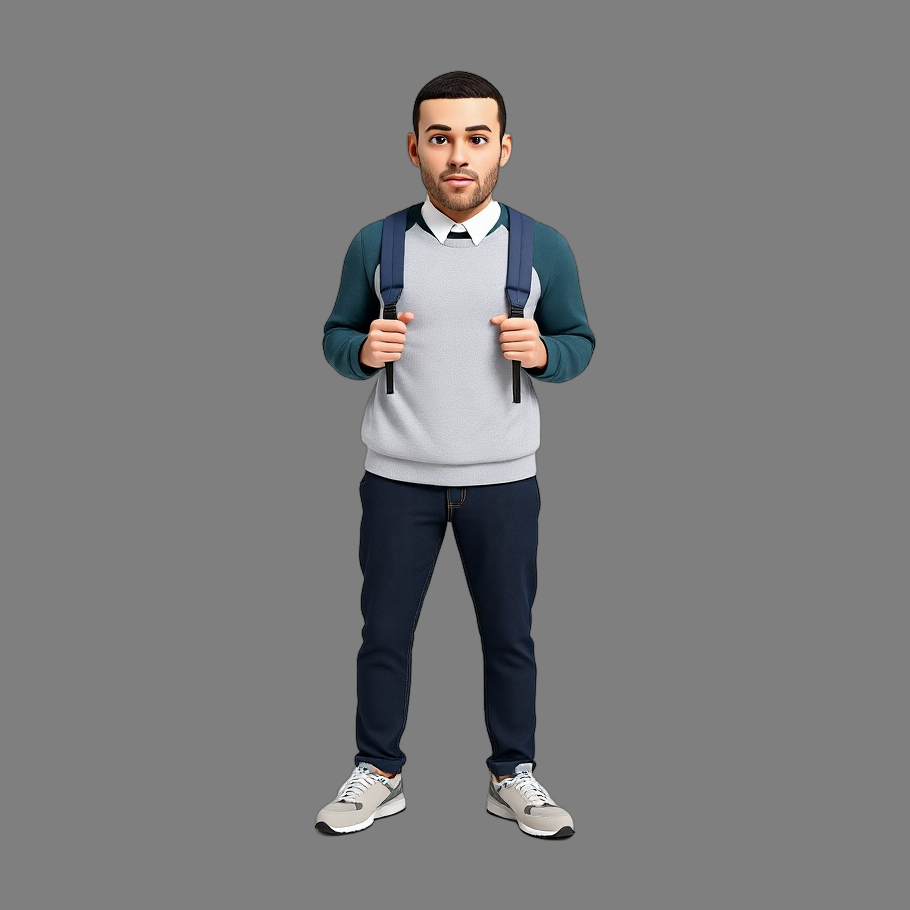
#> input picture huong_B/so_sanh/in_fullbody_0001.png, 910 x 910 px
$ python -i face_fit.py   (imports and definitions only)   (older library calls are emulated)
#> lines starting #> are read from the running program, lines starting #| are printed output that depends on the picture; after the words box and inside, x2 and y2 are one past the last pixel; in counts of white or black regions, pixels touching at a corner belong together
# Nắn nhân vật nền cho khớp ảnh: dùng điểm mốc trên ảnh và trên nền (base_marks.py) làm một trường biến dạng (x, y) cho cả lưới,
# nên mặt, mắt, miệng, lông mày theo đúng ảnh mà chớp mắt, cười vẫn chạy. Kính dựng thẳng từ parts/<id>/glasses.png.
import cv2
import numpy as np
from PIL import Image

OVAL = [234, 93, 132, 58, 172, 136, 150, 149, 176, 148, 152, 377, 400, 378, 379, 365, 397, 288, 361, 323, 454, 10, 109, 338]
EYES = [33, 133, 159, 145, 263, 362, 386, 374, 468, 473]
BROWS = [70, 63, 105, 66, 107, 336, 296, 334, 293, 300]
NOSE = [1, 94, 129, 358]
MOUTH = [61, 291, 0, 17, 13, 14, 37, 267, 84, 314]
ANCH = OVAL + EYES + BROWS + NOSE + MOUTH
EYE_NODES = ("eyes", "eye_cornea", "eye_corneas", "eye_dots")


LOCK = [33, 133, 159, 145, 263, 362, 386, 374, 234, 454, 70, 300]
DEEP = [1, 4, 94, 2, 129, 358, 50, 280, 101, 330, 205, 425, 187, 411, 152, 199, 10, 151]
DEPTH = 0.7  # ước lượng từ một ảnh không chắc: chỉ lấy một phần


def sstep(a, b, x):
    t = np.clip((x - a) / (b - a), 0, 1)
    return t * t * (3 - 2 * t)


# [23 lines left out: functions tps_fit, similarity, lip_profile, not called in this run]


class Fit:
    # [24 lines left out: function __init__, not called in this run]

    def to_world(self, xy):  # xy đã lật trục y
        return self.s * xy @ self.R.T + self.t

    def px(self, x, y):  # điểm ảnh -> thế giới
        return self.to_world(np.stack([x, -y], -1).astype(float))

    def inv(self, W):  # thế giới -> điểm ảnh
        xy = (W - self.t) @ self.R / self.s
        return xy * (1, -1)

    def field(self, X):
        return self.u(X) * sstep(self.chin - 0.075, self.chin - 0.025, X[:, 1])[:, None]


# [35 lines left out: function warp, not called in this run]


def frame_mask(path):
    a = np.asarray(Image.open(path).convert("RGBA"), float); al = a[..., 3] > 128; xs = np.nonzero(al.any(0))[0]; lum = a[..., :3].mean(-1)
#> after `xs = np.nonzero(al.any(0))[0]`: xs = 910 values from 0 to 909
    for th in (55, 90, 125):  # gọng mảnh, sáng màu cần ngưỡng cao hơn
        m = (al & (lum < th)).astype(np.uint8); n, lab, st, _ = cv2.connectedComponentsWithStats(m)
        keep = np.isin(lab, 1 + np.nonzero(st[1:, cv2.CC_STAT_AREA] >= 25)[0]); xk = np.nonzero(keep.any(0))[0]
        if len(xk) and np.ptp(xk) > 0.7 * np.ptp(xs) and keep.sum() > 0.08 * al.sum(): break
    else:
        return None, None
#> this loop made 3 passes
#> pass 1, in frame_mask, `m = (al & (lum < th)).astype(np.uint8)`:
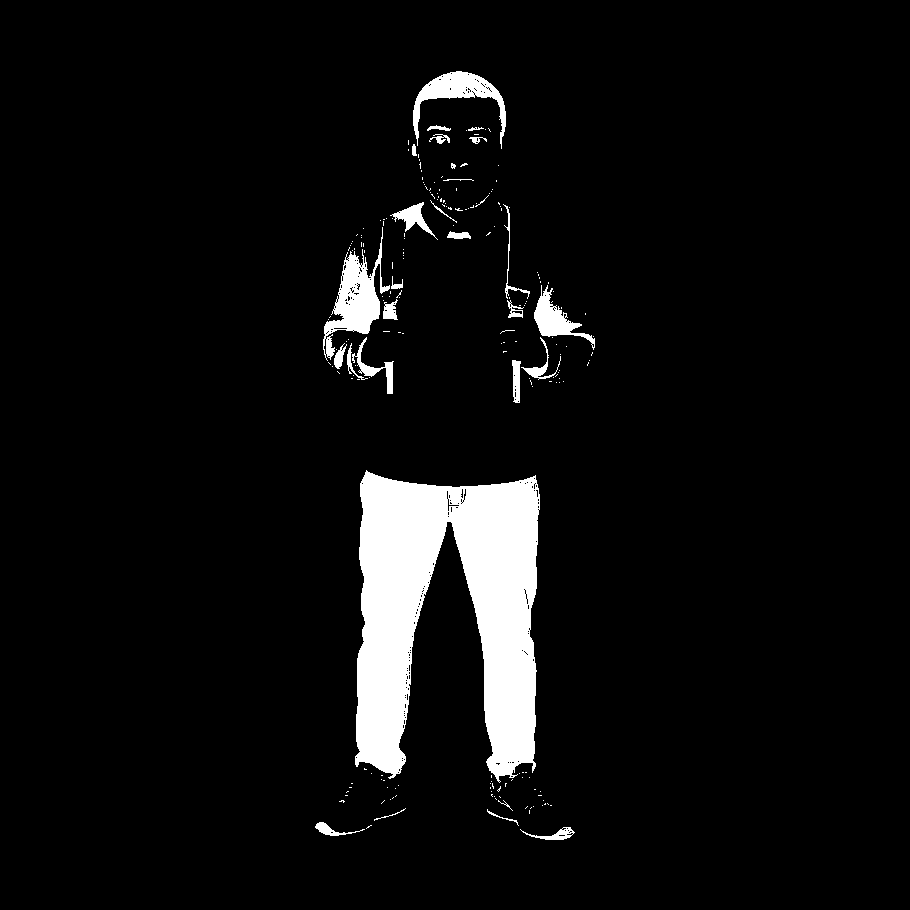
#> m: shape (910, 910); values 0 (black) and 1 (white), 5.6% white; 211 white regions (182 under 20 px), largest, box (x1, y1, x2, y2) and area: (355, 470, 540, 783) 36000, (323, 227, 390, 361) 2974, (413, 71, 506, 149) 2026
#> pass 1, in frame_mask, `n, lab, st, _ = cv2.connectedComponentsWithStats(m)`:
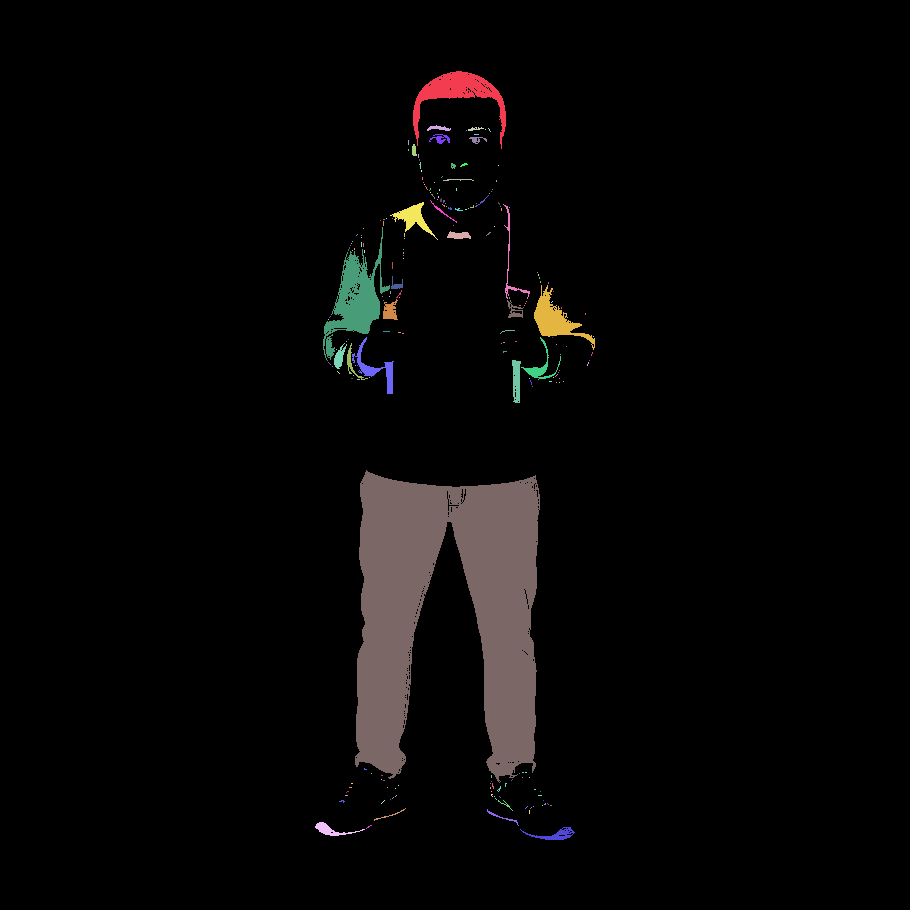
#> lab: shape (910, 910) int32; 212 distinct labels, from 0 to 211; one colour per label, 0 black
#> after the loop:
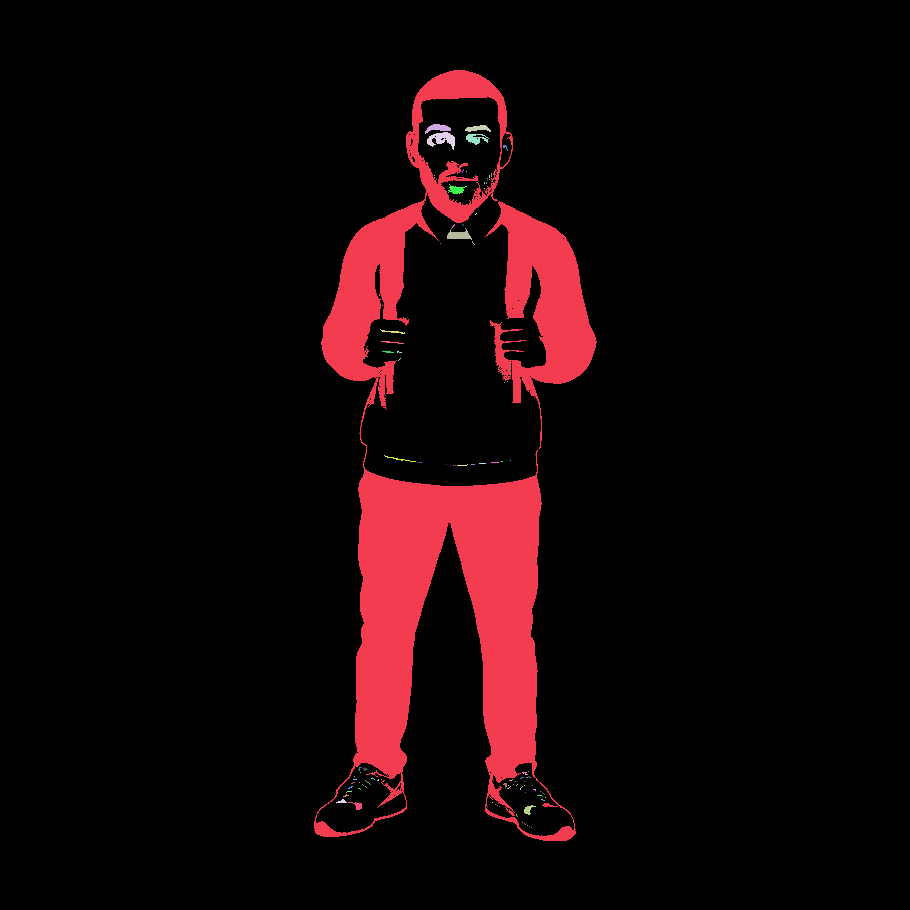
#> lab: shape (910, 910) int32; 97 distinct labels, from 0 to 96; one colour per label, 0 black
#> after the loop:
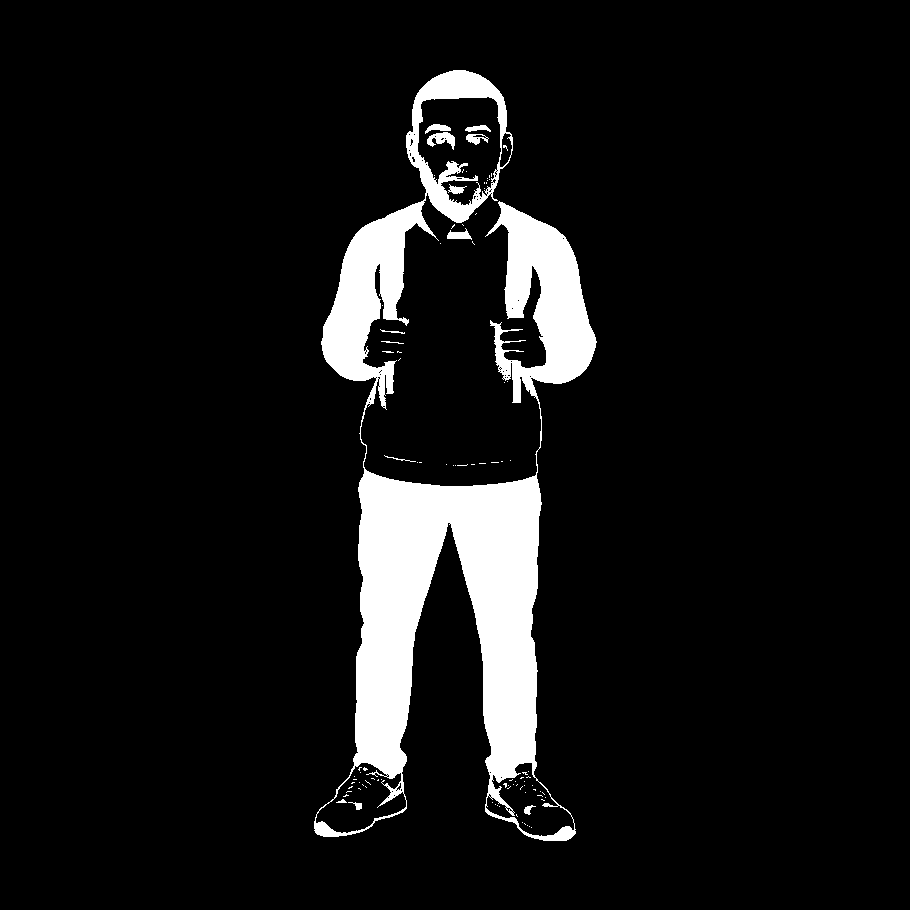
#> m: shape (910, 910); values 0 (black) and 1 (white), 8% white; 96 white regions (83 under 20 px), largest, box (x1, y1, x2, y2) and area: (314, 70, 597, 841) 65172, (427, 132, 455, 150) 265, (447, 228, 472, 240) 166
    m = keep; col = np.median(a[m][:, :3], axis=0)
    m = cv2.morphologyEx(m.astype(np.uint8), cv2.MORPH_CLOSE, cv2.getStructuringElement(cv2.MORPH_ELLIPSE, (3, 3)))
    n, lab, st, _ = cv2.connectedComponentsWithStats(1 - m)  # lấp lỗ nhỏ (đinh tán, nhiễu), giữ hai tròng kính
    for c in range(1, n):
        if st[c, cv2.CC_STAT_AREA] < 400: m[lab == c] = 1
    return m > 0, col


# [267 lines left out: functions glasses, beard_mask, biggest, strip_fit, lash_follow_lid, hair and 1 more, not called in this run]


def head_part(g):
    head = next(m for m in g.j["meshes"] if any(g.j["materials"][p["material"]]["name"] == "head" for p in m["primitives"]))
    return head, next(p for p in head["primitives"] if g.j["materials"][p["material"]]["name"] == "head")


# [93 lines left out: functions add_to_head, nearest, brows, lashes, not called in this run]

>>> result = frame_mask('../../huong_B/so_sanh/in_fullbody_0001.png')

$ run again, on huong_B/so_sanh/in_fullbody_0002.png
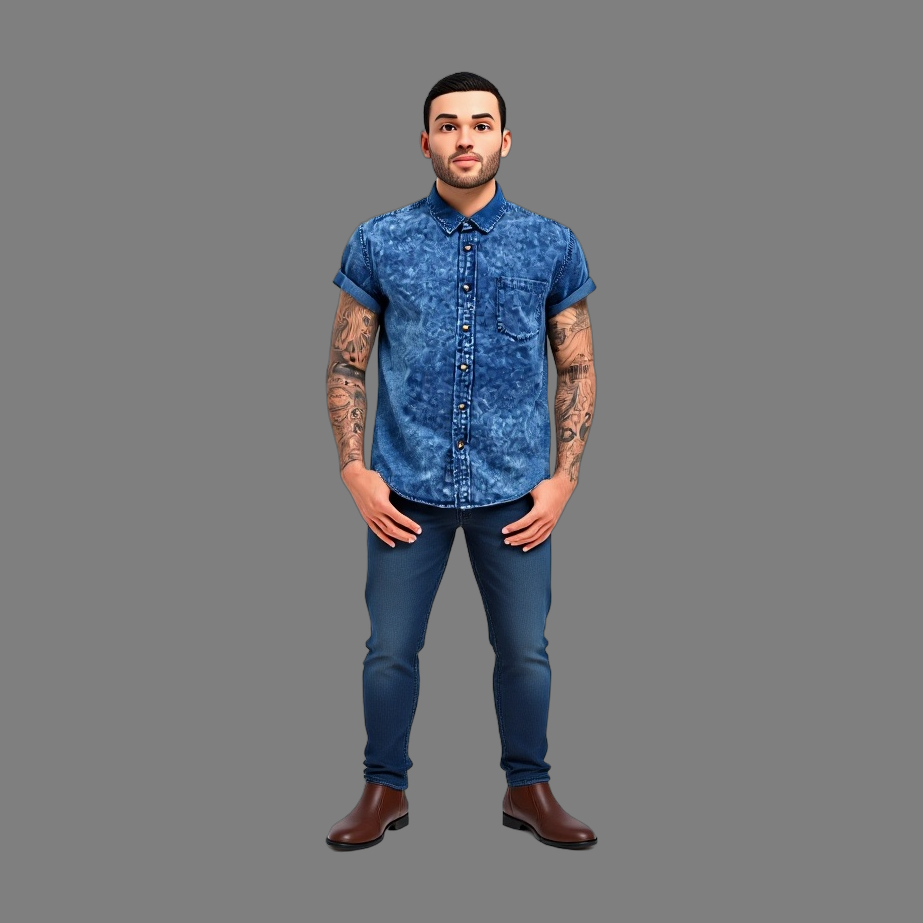
#> input picture huong_B/so_sanh/in_fullbody_0002.png, 923 x 923 px
#> al: shape (923, 923) bool; every value is 1
#> xs = 923 values from 0 to 922
#> the loop in frame_mask, `for th in (55, 90, 125):` made 3 passes
#> n on passes 1 to 3: 592, 597, 146
#> after the loop in frame_mask, `for th in (55, 90, 125):`:
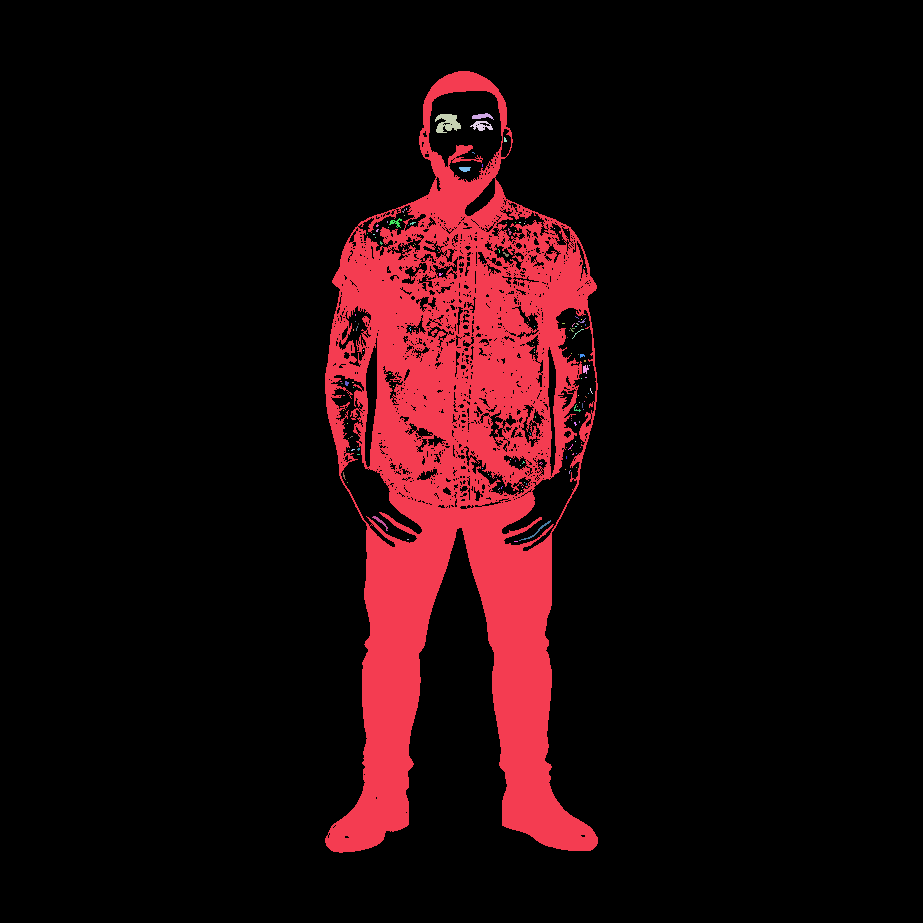
#> lab: shape (923, 923) int32; 146 distinct labels, from 0 to 145; one colour per label, 0 black
#> after the loop in frame_mask, `for th in (55, 90, 125):`:
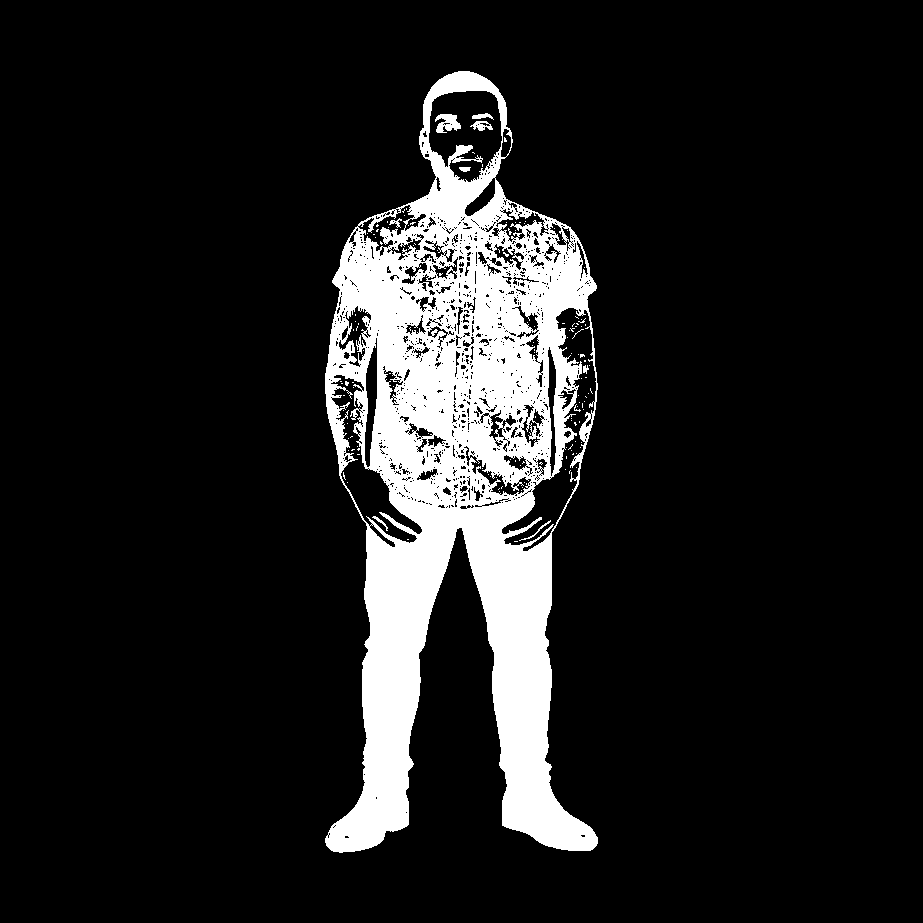
#> m: shape (923, 923); values 0 (black) and 1 (white), 11.9% white; 145 white regions (136 under 20 px), largest, box (x1, y1, x2, y2) and area: (325, 71, 598, 853) 100001, (435, 114, 461, 133) 318, (470, 121, 493, 131) 125
